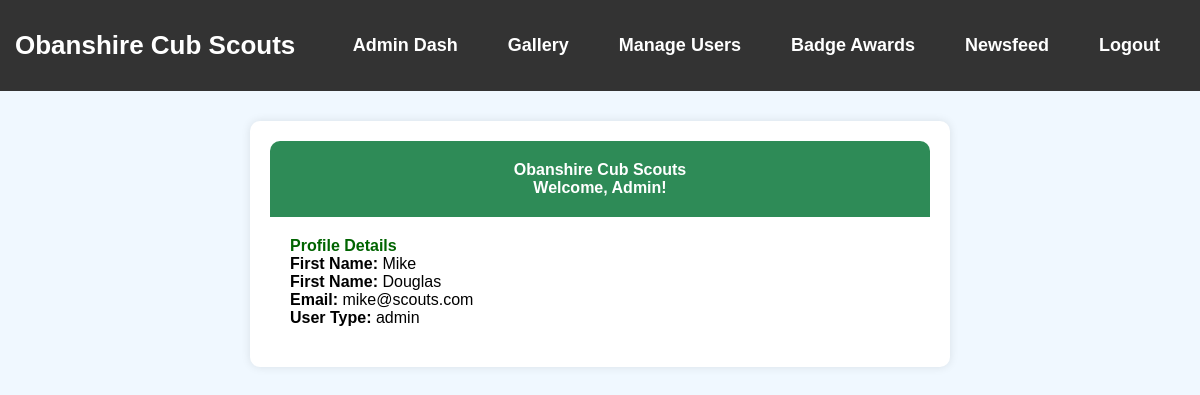
Page /public/admin/dashboard.php (signed in) on the committed database.
### tables this page shows
CREATE TABLE `users` (
  `id` int(11) NOT NULL,
  `username` varchar(50) NOT NULL,
  `password` varchar(255) NOT NULL,
  `email` varchar(100) NOT NULL,
  `user_type` enum('admin','scout','parent') NOT NULL,
  `first_name` varchar(255) DEFAULT NULL,
  `surname` varchar(255) DEFAULT NULL
);

### public/admin/dashboard.php (the view, shortened to what this page needs)
<?php
    include 'includes/header.php';
    include 'config/config.php';
    $username = $_SESSION['username'];
    $sql = "SELECT * FROM users WHERE username = ?";
    $stmt = mysqli_prepare($conn, $sql);
    mysqli_stmt_bind_param($stmt, "s", $username);
    mysqli_stmt_execute($stmt);
    $result = mysqli_stmt_get_result($stmt);
    $user = mysqli_fetch_assoc($result);
?>
<!DOCTYPE html>
<html lang="en">
<head>
  <link rel="stylesheet" href="assets/css/scout-dash.css" />
</head>
<body>
  <div class="container">
    <header>
      <h1>Obanshire Cub Scouts</h1>
      <h2>Welcome, <?= htmlspecialchars($user['username']) ?>!</h2>
    </header>
    <section>
      <h3>Profile Details</h3>
      <p><strong>First Name:</strong> <?= htmlspecialchars($user['first_name']) ?></p>
      <p><strong>First Name:</strong> <?= htmlspecialchars($user['surname']) ?></p>
      <p><strong>Email:</strong> <?= htmlspecialchars($user['email']) ?></p>
      <p><strong>User Type:</strong> <?= htmlspecialchars($user['user_type']) ?></p>
    </section>
  </div>
</body>
</html>

### assets/css/style.css (style rules this page uses)
* { margin: 0; padding: 0; box-sizing: border-box; font-family: sans-serif; font-size: 16px; }

### assets/css/scout-dash.css (style rules this page uses)
body { font-family: Arial, sans-serif; background-color: #f0f8ff; margin: 0; padding: 0; }
.container { max-width: 700px; margin: 30px auto; padding: 20px; background: white; border-radius: 10px; box-shadow: 0 0 10px rgba(0,0,0,0.1); }
header { background-color: #2e8b57; color: white; padding: 20px; border-radius: 10px 10px 0 0; text-align: center; }
section { padding: 20px; }
h3 { color: #006400; }

### rows in the picture
users: username "Admin", first_name "Mike", surname "Douglas", email "mike@scouts.com", user_type "admin"
